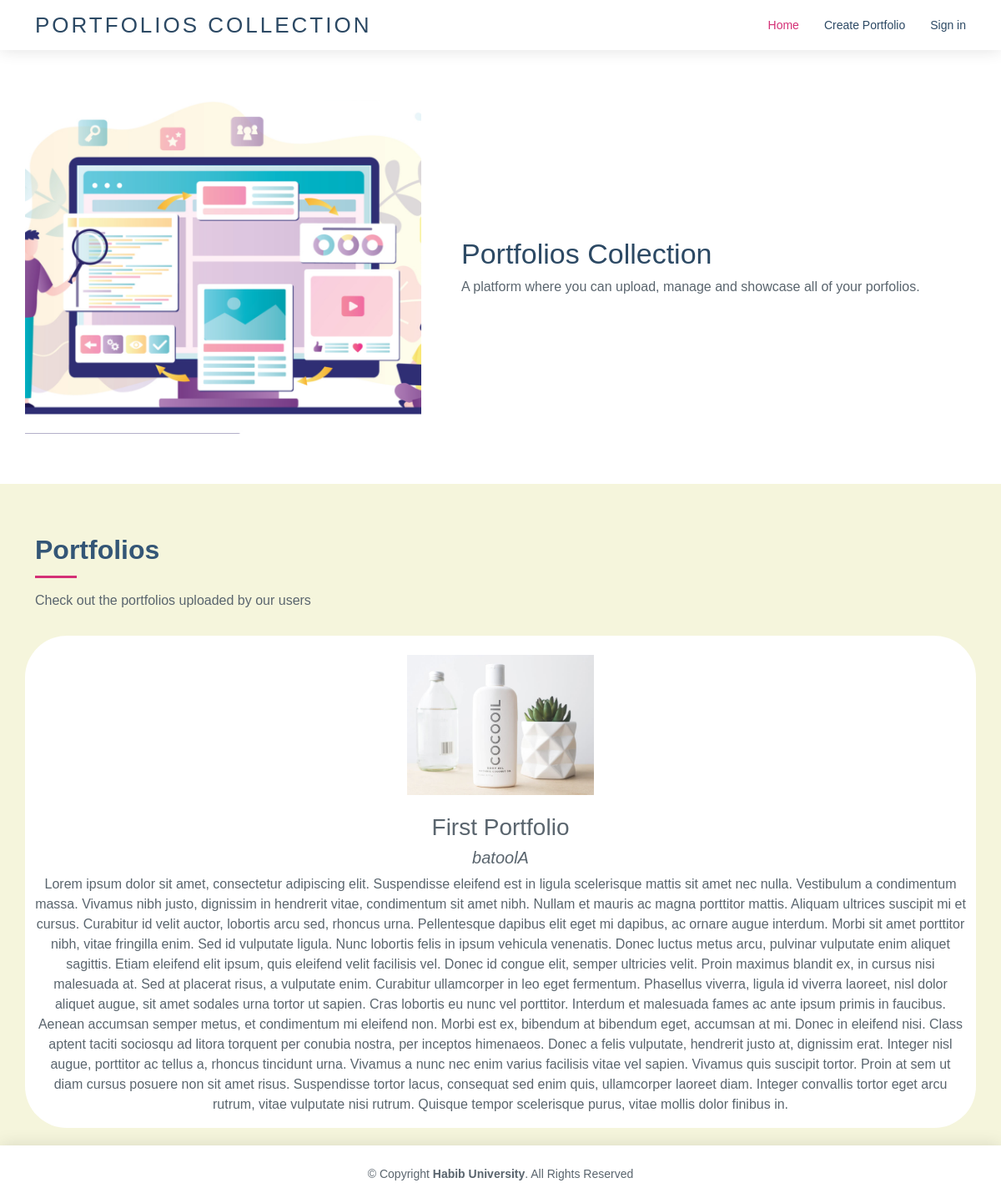
The page / on the database its author committed.
### mainWebsite/models.py (models this page shows, shortened)
class Portfolio(models.Model):
    portfolio_id = models.AutoField(primary_key=True, db_column='id')
    title = models.CharField(max_length=20, null=False, blank=False)
    author = models.ForeignKey(User, null=False, on_delete=models.CASCADE)
    content = models.TextField(null=False, blank=False)
    image = models.ImageField(upload_to='pictures', null=False)

### mainWebsite/views.py (the view)
# urls.py: path('', views.view_home.as_view(), name="home"),
class view_home(ListView):
    model = Portfolio
    template_name = 'home.html'
    context_object_name = 'posts'
    def get_context_data(self, **kwargs):
        context = super().get_context_data(**kwargs)
        context['navbar'] = 'home'
        context['MEDIA_URL'] = settings.MEDIA_URL
        context['MEDIA_ROOT'] = settings.MEDIA_ROOT
        return context

### mainWebsite/templates/home.html (shortened to what this page needs)
{% include 'header.html' %}
    <section id="about" class="about">
      <div class="container">
        <div class="row no-gutters">
          <div class="image col-xl-5 d-flex align-items-stretch justify-content-center justify-content-lg-start"></div>
          <div class="col-xl-7 ps-0 ps-lg-5 pe-lg-1 d-flex align-items-stretch">
            <div class="content d-flex flex-column justify-content-center">
              <h3>Portfolios Collection</h3>
              <p>
                A platform where you can upload, manage and showcase all of your porfolios.
              </p>
              </div>
            </div>
          </div>
        </div>
    </section>
    <section id="portfolio" class="portfolio bg-grey">
      <div class="container">
        <div class="section-title">
          <h2>Portfolios</h2>
          <p>Check out the portfolios uploaded by our users</p>
        </div>
        <div class="row portfolio-container">
          {% for post in posts %}
          <div class="col-md-12 portfolio-item container white-div text-center padding-top-2 hotizontal-center">
            <div>
              <div>
                <image src="{{MEDIA_URL}}{{post.image}}" class="img-left" width='20%' alt="portfolio image"/>
              </div>
              <div class="portfolio-info white-div padding-top-2">
                <h3>{{post.title}}</h3>
                <h5><em>{{post.author}}</em></h5>
                <p>{{post.content}}</p>
              </div>
            </div>
          </div>
          {% endfor %}
        </div>
      </div>
    </section>
{% include 'footer.html' %}

### mainWebsite/templates/header.html (shortened to what this page needs)
{% load static %}
<!DOCTYPE html>
<html lang="en">
<head>
    <link href="../static/vendor/bootstrap/css/bootstrap.min.css" rel="stylesheet">
    <link href="../static/vendor/bootstrap-icons/bootstrap-icons.css" rel="stylesheet">
    <link href="../static/vendor/boxicons/css/boxicons.min.css" rel="stylesheet">
    <link href="../static/vendor/glightbox/css/glightbox.min.css" rel="stylesheet">
    <link href="../static/vendor/swiper/swiper-bundle.min.css" rel="stylesheet">
    <link href="../static/css/style.css" rel="stylesheet">
</head>
<body>
  <header id="header" class="d-flex align-items-center">
    <div class="container d-flex align-items-center justify-content-between">
      <div class="logo">
        <h1><a href="{% url 'home' %}">Portfolios Collection</a></h1>
      </div>
      <nav id="navbar" class="navbar">
        <ul>
          <li><a class="nav-link scrollto {% if navbar == 'home' %}active{% endif %}" href="{% url 'home' %}">Home</a></li>
          <li><a class="nav-link scrollto {% if navbar == 'create' %}active{% endif %}" href="{% url 'create' %}">Create Portfolio</a></li>
          <li><a class="nav-link scrollto {% if navbar == 'signin' %}active{% endif %}" href="{% url 'signin' %}">Sign in</a></li>
        </ul>
      </nav>
    </div>
  </header>

### mainWebsite/templates/footer.html (shortened to what this page needs)
  <footer id="footer">
    <div class="container">
      <div class="copyright">
        &copy; Copyright <strong><span>Habib University</span></strong>. All Rights Reserved
      </div>
    </div>
  </footer>
</body>
</html>

### mainWebsite/static/css/style.css (style rules this page uses)
body { font-family: sans-serif; color: #5a656e; }
a { color: #d43076; text-decoration: none; }
h1, h2, h3, h4, h5, h6 { font-family: sans-serif; }
#header { transition: all 0.5s; z-index: 997; transition: all 0.5s; height: 60px; background: #fff; box-shadow: 0px 0px 20px 0px rgba(0, 0, 0, 0.12); }
#header .logo h1 { font-size: 26px; margin: 0; padding: 6px 0; line-height: 1; font-weight: 500; letter-spacing: 3px; text-transform: uppercase; }
#header .logo h1 a, #header .logo h1 a:hover { color: #2c4964; text-decoration: none; }
.scrolled-offset { margin-top: 60px; }
.navbar { padding: 0; }
.navbar ul { margin: 0; padding: 0; display: flex; list-style: none; align-items: center; }
.navbar li { position: relative; }
.navbar a, .navbar a:focus { display: flex; align-items: center; justify-content: space-between; padding: 10px 0 10px 30px; font-size: 14px; color: #2c4964; white-space: nowrap; transition: 0.3s; }
.navbar a:hover, .navbar .active, .navbar .active:focus, .navbar li:hover>a { color: #d43076; }
section { padding: 60px 0; }
.bg-grey { background: beige; }
.section-title { padding-bottom: 30px; }
.section-title h2 { font-size: 32px; font-weight: bold; margin-bottom: 15px; padding-bottom: 15px; position: relative; color: #345676; }
.section-title h2::after { content: ""; position: absolute; display: block; width: 50px; height: 3px; background: #d43076; bottom: 0; left: 0; }
.section-title p { margin-bottom: 0; }
.about .content { padding: 30px 0; }
.about .content h3 { font-weight: 500; font-size: 34px; color: #2c4964; }
.about .content p { margin-bottom: 0; }
.about .image { background-image: url('../img/main.jpg'); background: url("../img/main.jpg") center center no-repeat; background-size: cover; min-height: 400px; }
.portfolio .portfolio-item { margin-bottom: 30px; }
#footer { background: #fff; padding: 24px 0; font-size: 14px; box-shadow: 0px 0 20px 0 rgba(0, 0, 0, 0.12); position: fixed; left: 0; bottom: 0; width: 100%; text-align: center; }
#footer .copyright { text-align: center; }
.white-div { background-color: white; border-radius: 50px; }
.padding-top-2 { padding-top : 2%; }
.img-left { text-align: left; display : inline; }

### rows shown on the page
Portfolio: image (picture), title "First Portfolio", author "batoolA", content "Lorem ipsum dolor sit amet, consectetur adipiscing elit. Suspendisse eleifend est in ligula scelerisque mattis sit amet nec nulla. Vestibulum a condimentum massa. Vivamus nibh justo, dignissim in hendrerit vitae, condimentum sit amet nibh. Nullam et mauris ac magna porttitor mattis. Aliquam ultrices suscipit mi et cursus. Curabitur id velit auctor, lobortis arcu sed, rhoncus urna. Pellentesque dapibus elit eget mi dapibus, ac ornare augue interdum. Morbi sit amet porttitor nibh, vitae fringilla enim. Sed id vulputate ligula. Nunc lobortis felis in ipsum vehicula venenatis. Donec luctus metus arcu, pulvinar vulputate enim aliquet sagittis. Etiam eleifend elit ipsum, quis eleifend velit…"
